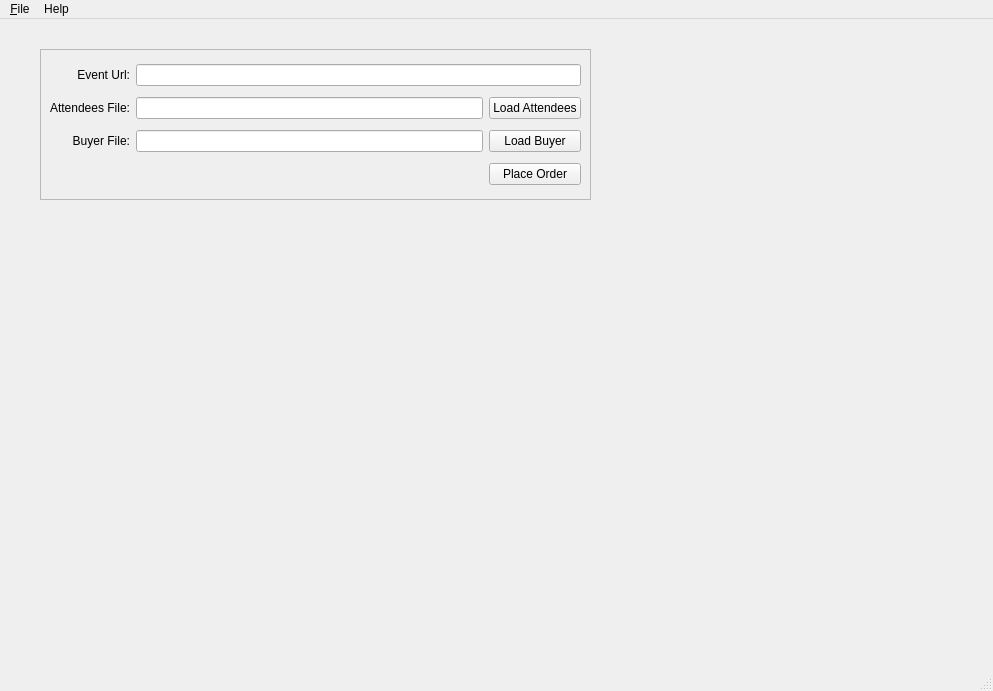
<?xml version="1.0" encoding="UTF-8"?>
<ui version="4.0">
 <class>MainWindow</class>
 <widget class="QMainWindow" name="MainWindow">
  <property name="geometry">
   <rect>
    <x>0</x>
    <y>0</y>
    <width>993</width>
    <height>691</height>
   </rect>
  </property>
  <property name="sizePolicy">
   <sizepolicy hsizetype="Preferred" vsizetype="Preferred">
    <horstretch>0</horstretch>
    <verstretch>0</verstretch>
   </sizepolicy>
  </property>
  <property name="windowTitle">
   <string>OLMV Mass Multi-attendee Registration</string>
  </property>
  <widget class="QWidget" name="centralwidget">
   <widget class="QFrame" name="frame">
    <property name="geometry">
     <rect>
      <x>40</x>
      <y>30</y>
      <width>551</width>
      <height>151</height>
     </rect>
    </property>
    <property name="frameShape">
     <enum>QFrame::StyledPanel</enum>
    </property>
    <property name="frameShadow">
     <enum>QFrame::Raised</enum>
    </property>
    <layout class="QGridLayout" name="gridLayout">
     <item row="1" column="0">
      <widget class="QLabel" name="lblLoadAttendees">
       <property name="text">
        <string>Attendees File:</string>
       </property>
       <property name="alignment">
        <set>Qt::AlignRight|Qt::AlignTrailing|Qt::AlignVCenter</set>
       </property>
      </widget>
     </item>
     <item row="3" column="2">
      <widget class="QPushButton" name="btnPlaceOrder">
       <property name="text">
        <string>Place Order</string>
       </property>
      </widget>
     </item>
     <item row="0" column="1" colspan="2">
      <widget class="QLineEdit" name="txtEventUrl"/>
     </item>
     <item row="0" column="0">
      <widget class="QLabel" name="lblEventUrl">
       <property name="text">
        <string>Event Url:</string>
       </property>
       <property name="alignment">
        <set>Qt::AlignRight|Qt::AlignTrailing|Qt::AlignVCenter</set>
       </property>
      </widget>
     </item>
     <item row="1" column="2">
      <widget class="QPushButton" name="btnLoadAttendees">
       <property name="text">
        <string>Load Attendees</string>
       </property>
      </widget>
     </item>
     <item row="2" column="0">
      <widget class="QLabel" name="lblLoadBuyer">
       <property name="text">
        <string>Buyer File:</string>
       </property>
       <property name="alignment">
        <set>Qt::AlignRight|Qt::AlignTrailing|Qt::AlignVCenter</set>
       </property>
      </widget>
     </item>
     <item row="1" column="1">
      <widget class="QLineEdit" name="txtAttendeesFilePath"/>
     </item>
     <item row="2" column="1">
      <widget class="QLineEdit" name="txtBuyerFilePath"/>
     </item>
     <item row="2" column="2">
      <widget class="QPushButton" name="btnLoadBuyer">
       <property name="text">
        <string>Load Buyer</string>
       </property>
      </widget>
     </item>
    </layout>
   </widget>
  </widget>
  <widget class="QMenuBar" name="menubar">
   <property name="geometry">
    <rect>
     <x>0</x>
     <y>0</y>
     <width>993</width>
     <height>22</height>
    </rect>
   </property>
   <property name="nativeMenuBar">
    <bool>false</bool>
   </property>
   <widget class="QMenu" name="mnuFile">
    <property name="title">
     <string>&amp;File</string>
    </property>
    <addaction name="actQuit"/>
   </widget>
   <widget class="QMenu" name="mnuHelp">
    <property name="title">
     <string>Help</string>
    </property>
    <addaction name="actAbout"/>
   </widget>
   <addaction name="mnuFile"/>
   <addaction name="mnuHelp"/>
  </widget>
  <widget class="QStatusBar" name="statusbar"/>
  <action name="actQuit">
   <property name="text">
    <string>&amp;Quit</string>
   </property>
  </action>
  <action name="actAbout">
   <property name="text">
    <string>&amp;About</string>
   </property>
  </action>
 </widget>
 <tabstops>
  <tabstop>txtEventUrl</tabstop>
  <tabstop>txtAttendeesFilePath</tabstop>
  <tabstop>btnLoadAttendees</tabstop>
  <tabstop>btnPlaceOrder</tabstop>
 </tabstops>
 <resources/>
 <connections>
  <connection>
   <sender>actQuit</sender>
   <signal>triggered()</signal>
   <receiver>MainWindow</receiver>
   <slot>close()</slot>
   <hints>
    <hint type="sourcelabel">
     <x>-1</x>
     <y>-1</y>
    </hint>
    <hint type="destinationlabel">
     <x>399</x>
     <y>299</y>
    </hint>
   </hints>
  </connection>
 </connections>
</ui>
